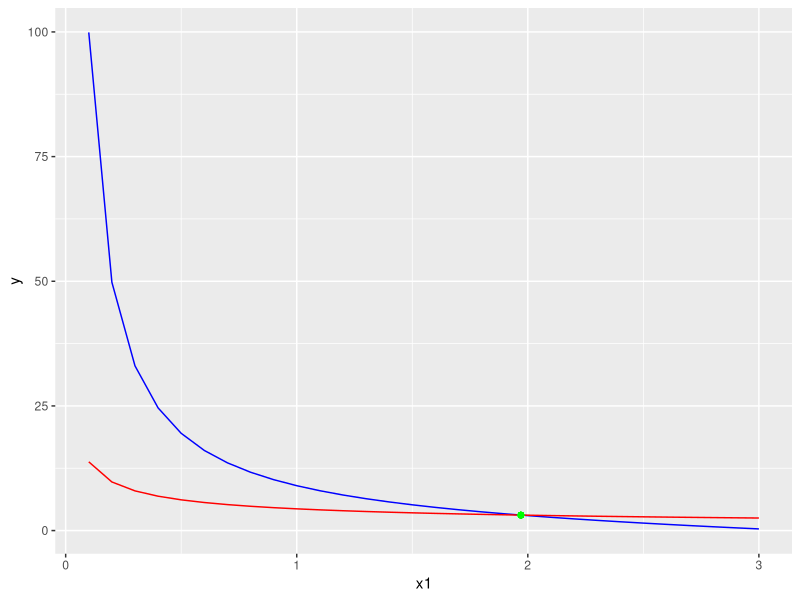

Generate this figure with R:
library(ggplot2)

intersc = function( va,vb){
  valA=va
  valB=vb
  num=0

  repeat{
    x=valB
    fb=(sqrt(19)/sqrt(x))-((10-x^2)/x)
    x=valA
    fa=(sqrt(19)/sqrt(x))-((10-x^2)/x)
    fpf1=valB-(fb*(valB-valA))/(fb-fa)
    if(abs(fpf1-valA) < 10^(-16)){
      break;
    }else{
      cat ("Resultado:",fpf1, " iteración:",num,"\n")
      valA=fpf1
      num=num+1
    }
  }
  x=valA
  corteY=((10-x^2)/x)
  cat ("Las funciones cortan en X:",valA," Y:",corteY, "\n")
  
  #union graficas con punto de corte
  x1 <- seq(from=0.1,to=3,by=0.1)
  datos <- data.frame(x = x1, y = ((10-x1^2)/x1), z =(sqrt(19)/sqrt(x1)))  # se crea el data frame con los datos
  ggplot(datos) +
    geom_line(aes(x=x1, y=y),col="blue") +
    geom_line(aes(x=x1, y=z),col="red") + 
    geom_point(aes(x=valA, y=corteY),col="green")  
}
x0 = 0.1
xf=4
intersc (x0,xf)
